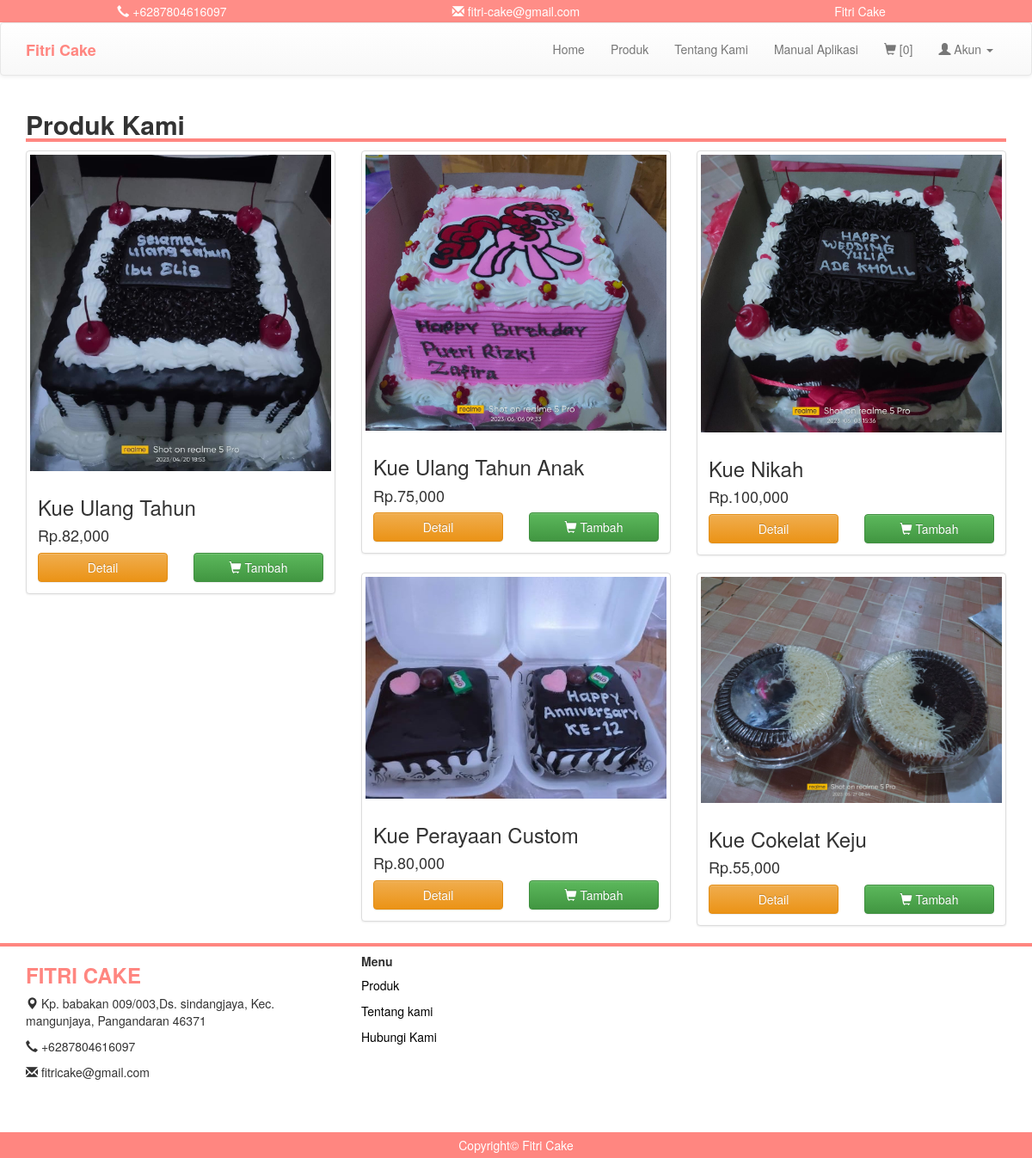
/produk.php, run on the app's committed database.
### tables this page shows
CREATE TABLE `produk` (
  `kode_produk` varchar(100) NOT NULL,
  `nama` varchar(100) NOT NULL,
  `image` text NOT NULL,
  `deskripsi` text NOT NULL,
  `harga` int(11) NOT NULL
);

### produk.php (the view)
<?php
	include 'header.php';
 ?>
<div class="container">
	<h2 style=" width: 100%; border-bottom: 4px solid #ff8680"><b>Produk Kami</b></h2>
	<div class="row">
		<?php
		$result = mysqli_query($conn, "SELECT * FROM produk");
		while ($row = mysqli_fetch_assoc($result)) {
			?>
			<div class="col-sm-6 col-md-4">
				<div class="thumbnail">
					<img src="image/produk/<?= $row['image']; ?>" >
					<div class="caption">
						<h3><?= $row['nama'];  ?></h3>
						<h4>Rp.<?= number_format($row['harga']); ?></h4>
						<div class="row">
							<div class="col-md-6">
								<a href="detail_produk.php?produk=<?= $row['kode_produk']; ?>" class="btn btn-warning btn-block">Detail</a>
							</div>
							<?php if(isset($_SESSION['kd_cs'])){ ?>
								<div class="col-md-6">
									<a href="proses/add.php?produk=<?= $row['kode_produk']; ?>&kd_cs=<?= $kode_cs; ?>&hal=1" class="btn btn-success btn-block" role="button"><i class="glyphicon glyphicon-shopping-cart"></i> Tambah</a>
								</div>
								<?php
							}
							else{
								?>
								<div class="col-md-6">
									<a href="keranjang.php" class="btn btn-success btn-block" role="button"><i class="glyphicon glyphicon-shopping-cart"></i> Tambah</a>
								</div>
								<?php
							}
							?>
						</div>
					</div>
				</div>
			</div>
			<?php
		}
		?>
	</div>
</div>
 <?php
	include 'footer.php';
 ?>

### header.php (shortened to what this page needs)
<?php
include 'koneksi/koneksi.php';
?>
<!DOCTYPE html>
<html>
<head>
	<link rel="stylesheet" type="text/css" href="css/bootstrap.min.css">
	<link rel="stylesheet" type="text/css" href="css/style.css">
	<link rel="stylesheet" type="text/css" href="css/bootstrap-theme.css">
</head>
<body>
	<div class="container-fluid">
		<div class="row top">
			<center>
				<div class="col-md-4" style="padding: 3px;">
					<span> <i class="glyphicon glyphicon-earphone"></i> +6287804616097</span>
				</div>
				<div class="col-md-4"  style="padding: 3px;">
					<span><i class="glyphicon glyphicon-envelope"></i> fitri-cake@gmail.com</span>
				</div>
				<div class="col-md-4"  style="padding: 3px;">
					<span>Fitri Cake</span>
				</div>
			</center>
		</div>
	</div>
	<nav class="navbar navbar-default" style="padding: 5px;">
		<div class="container">
			<div class="navbar-header">
				<a class="navbar-brand" href="#" style="color: #ff8680"><b>Fitri Cake</b></a>
			</div>
			<div class="collapse navbar-collapse" id="bs-example-navbar-collapse-1">
				<ul class="nav navbar-nav navbar-right">
					<li><a href="index.php">Home</a></li>
					<li><a href="produk.php">Produk</a></li>
					<li><a href="about.php">Tentang Kami</a></li>
					<li><a href="manual.php">Manual Aplikasi</a></li>
					<?php
					if(isset($_SESSION['kd_cs'])){
					$kode_cs = $_SESSION['kd_cs'];
					$cek = mysqli_query($conn, "SELECT kode_produk from keranjang where kode_customer = '$kode_cs' ");
					$value = mysqli_num_rows($cek);
						?>
						<li><a href="keranjang.php"><i class="glyphicon glyphicon-shopping-cart"></i> <b>[ <?= $value ?> ]</b></a></li>
						<?php
					}else{
						echo "
						<li><a href='keranjang.php'><i class='glyphicon glyphicon-shopping-cart'></i> [0]</a></li>
						";
					}
					if(!isset($_SESSION['user'])){
						?>
						<li class="dropdown">
							<a href="#" class="dropdown-toggle" data-toggle="dropdown" role="button" aria-haspopup="true" aria-expanded="false"><i class="glyphicon glyphicon-user"></i> Akun <span class="caret"></span></a>
						</li>
						<?php
					}
					?>
				</ul>
			</div>
		</div>
	</nav>

### footer.php
	<footer style="border-top: 4px solid #ff8680;  ">
		<div class="container" style="padding-bottom: 50px;">
			<div class="row">
				<div class="col-md-4">
					<h3 style="color: #ff8680"><b>FITRI CAKE</b></h3>
					<p><i class="glyphicon glyphicon-map-marker"></i> Kp. babakan 009/003,Ds. sindangjaya, Kec. mangunjaya, Pangandaran 46371 </p>
					<p><i class="glyphicon glyphicon-earphone"></i> +6287804616097</p>
					<p><i class="glyphicon glyphicon-envelope"></i> fitricake@gmail.com</p>
				</div>
				<div class="col-md-4">
					<h5><b>Menu</b></h5>
					<p><a href=""  style="color: #000">Produk</a></p>
					<p><a href=""  style="color: #000">Tentang kami</a></p>
					<p><a href=""  style="color: #000">Hubungi Kami</a></p>
				</div>
				<div class="col-md-4">
				</div>
			</div>
		</div>
		<div class="copy" style="background-color: #ff8680; padding: 5px; color: #fff; text-align: center;">
			<span>Copyright&copy; Fitri Cake</span>
		</div>
	</footer>
</body>
</html>

### css/style.css (style rules this page uses)
body { margin:0; padding: 0; }
.top { background-color: #ff8d87; color: #fff; }

### data on the page
produk: image (picture), nama "Kue Ulang Tahun", harga "82,000"
produk: image (picture), nama "Kue Ulang Tahun Anak", harga "75,000"
produk: image (picture), nama "Kue Nikah", harga "100,000"
produk: image (picture), nama "Kue Perayaan Custom", harga "80,000"
produk: image (picture), nama "Kue Cokelat Keju", harga "55,000"
